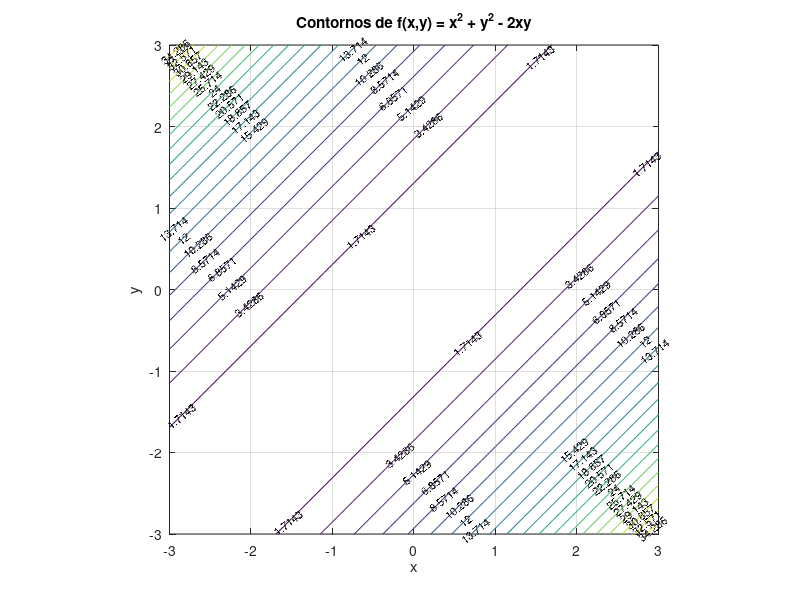

Here is the MATLAB script that generated this plot:
% Contour_Lineas.m — Mapa de contornos
clear; clc;

[X, Y] = meshgrid(-3:0.1:3, -3:0.1:3);
Z = X.^2 + Y.^2 - 2*X.*Y;

figure;
[C, h] = contour(X, Y, Z, 20);
clabel(C, h, 'FontSize', 8);
xlabel('x'); ylabel('y');
title('Contornos de f(x,y) = x^2 + y^2 - 2xy');
grid on;
axis equal;

fprintf('Mapa de contornos generado con 20 niveles.\n');
